Frame 1 (no input): blank canvas, image omitted
Frame 60 (the mouse pressed at the canvas centre just before this capture): blank canvas, image omitted
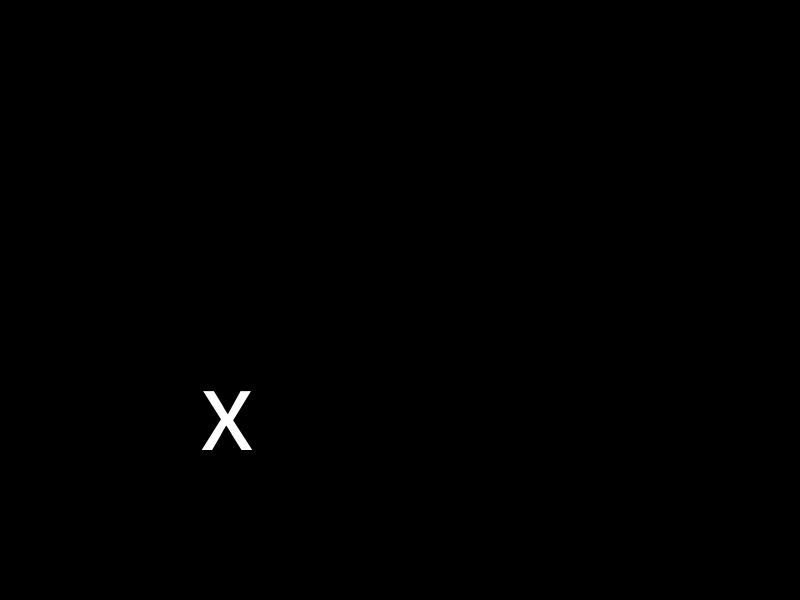
Frame 120 (the mouse held since frame 60 and released just before this capture)

The Processing sketch whose frames 1 and 60 were blank and that drew this single picture after the mouse press (run headless with seeded random() and noise(); from frame 60 on, the mouse is pressed at the canvas centre):

// Processing sketch: build
// ── build.pde
void setup() {
  size(800, 600);
}
void draw() {
  background(0);  //clear screen
  fill(255);  //colour to white
  textSize(frameCount%500+1);  //slowly increasing text size
  text(char(frameCount), width*0.25, height*0.75);
}
